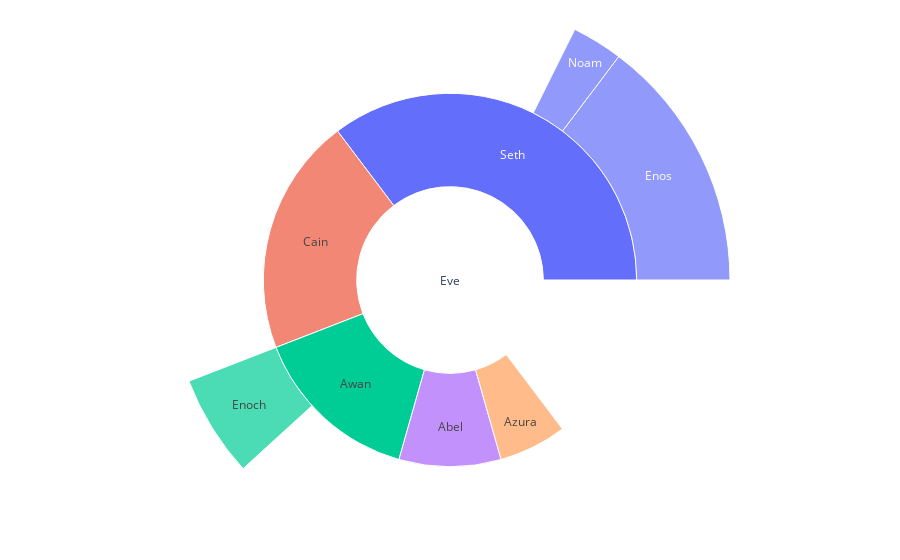

This figure's notebook cell:
### Code cell
import plotly.graph_objects as go

fig =go.Figure(go.Sunburst(
    labels=["Eve", "Cain", "Seth", "Enos", "Noam", "Abel", "Awan", "Enoch", "Azura"],
    parents=["", "Eve", "Eve", "Seth", "Seth", "Eve", "Eve", "Awan", "Eve" ],
    values=[10, 14, 12, 10, 2, 6, 6, 4, 4],
))
fig.update_layout(margin = dict(t=0, l=0, r=0, b=0))

fig.show()

# labels = ['Oxygen','Hydrogen','Carbon_Dioxide','Nitrogen']
# values = [4500, 2500, 1053, 500]

# # pull is given as a fraction of the pie radius
# fig = go.Figure(data=[go.Pie(labels=labels, values=values, pull=[0, 0, 0.2, 0])])
# fig.show()

### Figure 1 — Plotly figure (JSON) as saved in the notebook; plotly's stock layout.template omitted (floating-point values rounded to 4 significant figures)
{"data": [{"labels": ["Eve", "Cain", "Seth", "Enos", "Noam", "Abel", "Awan", "Enoch", "Azura"], "parents": ["", "Eve", "Eve", "Seth", "Seth", "Eve", "Eve", "Awan", "Eve"], "type": "sunburst", "values": [10, 14, 12, 10, 2, 6, 6, 4, 4]}], "layout": {"margin": {"b": 0, "l": 0, "r": 0, "t": 0}}}
